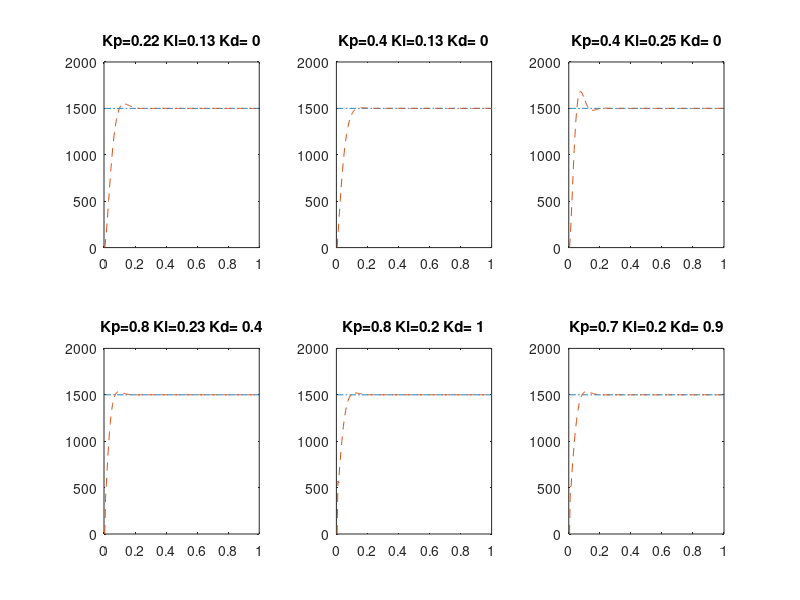

This chart was generated by the following MATLAB code:
close all
PID=[0.22,0.13,0;
    0.4,0.13,0;
    0.4,0.25,0;
    0.8,0.23,0.4;
    0.8,0.2,1;
    0.7,0.2,0.9];%初始化PID参数
for pid=1:1:6
ts=0.005;  %采样时间=0.005s
sys=tf(0.998,[0.021,1]);   %建立被控对象传递函数，即式4.1
dsys=c2d(sys,ts,'z');      %离散化
[num,den]=tfdata(dsys,'v');   %
e_1=0;      %前一时刻的偏差
Ee=0;       %累积偏差
u_1=0.0;    %前一时刻的控制量
y_1=0;       %前一时刻的输出
%PID参数
kp=PID(pid,1);    
ki=PID(pid,2);
kd=PID(pid,3);
u=zeros(1,1000);
time=zeros(1,1000);
for k=1:1:1000
    time(k)=k*ts;   %时间参数
    r(k)=1500;      %给定量
    y(k)=-1*den(2)*y_1+num(2)*u_1+num(1)*u(k);
    e(k)=r(k)-y(k);   %偏差
    u(k)=kp*e(k)+ki*Ee+kd*(e(k)-e_1);   
    Ee=Ee+e(k);    
    u_1=u(k);    
    y_1=y(k);    
    e_1=e(k);
end
subplot(2,3,pid);
p1=plot(time,r,'-.');xlim([0,1]);hold on;
p2=plot(time,y,'--');xlim([0,1]);
title(['Kp=',num2str(kp),' Ki=',num2str(ki),' Kd= ',num2str(kd)]);
hold on;
end
